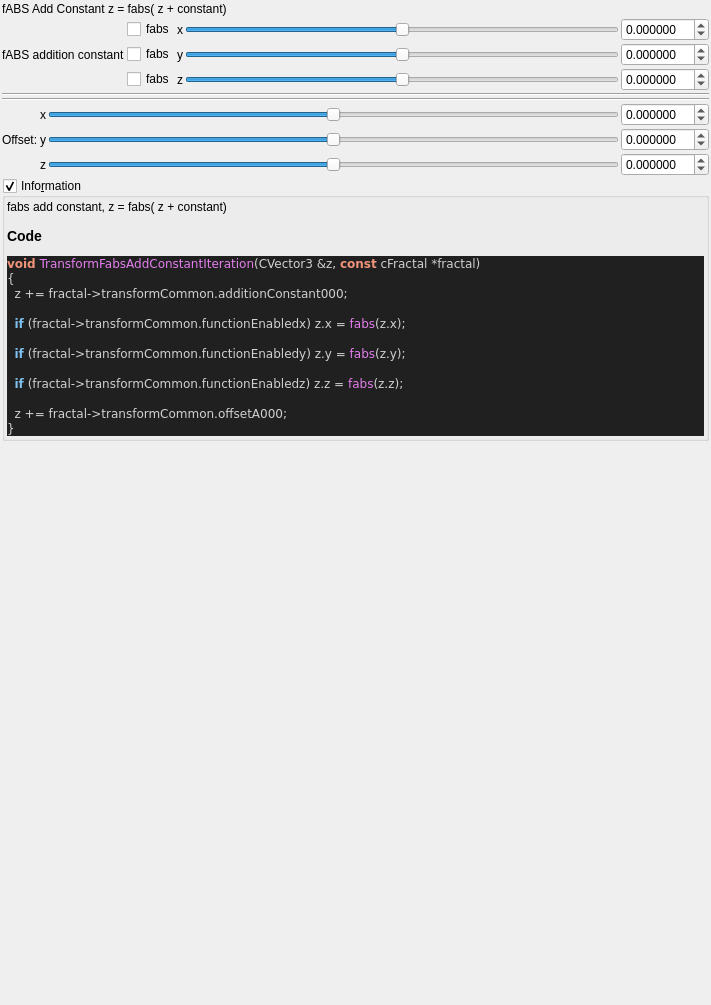
<?xml version="1.0" encoding="UTF-8"?>
<ui version="4.0">
 <class>transf_fabs_add_constant</class>
 <widget class="QWidget" name="Form">
  <property name="geometry">
   <rect>
    <x>0</x>
    <y>0</y>
    <width>711</width>
    <height>1005</height>
   </rect>
  </property>
  <property name="windowTitle">
   <string notr="true">transf_fabs_add_constant</string>
  </property>
  <layout class="QVBoxLayout" name="verticalLayout">
   <property name="spacing">
    <number>2</number>
   </property>
   <property name="leftMargin">
    <number>2</number>
   </property>
   <property name="topMargin">
    <number>2</number>
   </property>
   <property name="rightMargin">
    <number>2</number>
   </property>
   <property name="bottomMargin">
    <number>2</number>
   </property>
   <item>
    <widget class="QLabel" name="label_26">
     <property name="text">
      <string>fABS Add Constant z = fabs( z + constant)</string>
     </property>
    </widget>
   </item>
   <item>
    <layout class="QGridLayout" name="gridLayout_4">
     <property name="spacing">
      <number>2</number>
     </property>
     <item row="1" column="0">
      <widget class="QLabel" name="label_23">
       <property name="text">
        <string>fABS addition constant</string>
       </property>
      </widget>
     </item>
     <item row="0" column="1">
      <widget class="QCheckBox" name="checkBox_transf_function_enabledx">
       <property name="text">
        <string notr="true">fabs</string>
       </property>
      </widget>
     </item>
     <item row="1" column="1">
      <widget class="QCheckBox" name="checkBox_transf_function_enabledy">
       <property name="text">
        <string notr="true">fabs</string>
       </property>
      </widget>
     </item>
     <item row="0" column="4">
      <widget class="MyDoubleSpinBox" name="spinbox3_transf_addition_constant_x">
       <property name="enabled">
        <bool>true</bool>
       </property>
       <property name="sizePolicy">
        <sizepolicy hsizetype="Minimum" vsizetype="Maximum">
         <horstretch>0</horstretch>
         <verstretch>0</verstretch>
        </sizepolicy>
       </property>
       <property name="prefix">
        <string/>
       </property>
       <property name="decimals">
        <number>6</number>
       </property>
       <property name="minimum">
        <double>-99.989999999999995</double>
       </property>
       <property name="singleStep">
        <double>0.100000000000000</double>
       </property>
      </widget>
     </item>
     <item row="2" column="2">
      <widget class="QLabel" name="label_24">
       <property name="text">
        <string notr="true">z</string>
       </property>
      </widget>
     </item>
     <item row="2" column="3">
      <widget class="QSlider" name="slider3_transf_addition_constant_z">
       <property name="enabled">
        <bool>true</bool>
       </property>
       <property name="sizePolicy">
        <sizepolicy hsizetype="Expanding" vsizetype="Maximum">
         <horstretch>0</horstretch>
         <verstretch>0</verstretch>
        </sizepolicy>
       </property>
       <property name="minimum">
        <number>-5000000</number>
       </property>
       <property name="maximum">
        <number>5000000</number>
       </property>
       <property name="orientation">
        <enum>Qt::Horizontal</enum>
       </property>
      </widget>
     </item>
     <item row="0" column="3">
      <widget class="QSlider" name="slider3_transf_addition_constant_x">
       <property name="enabled">
        <bool>true</bool>
       </property>
       <property name="sizePolicy">
        <sizepolicy hsizetype="Expanding" vsizetype="Maximum">
         <horstretch>0</horstretch>
         <verstretch>0</verstretch>
        </sizepolicy>
       </property>
       <property name="minimum">
        <number>-5000000</number>
       </property>
       <property name="maximum">
        <number>5000000</number>
       </property>
       <property name="value">
        <number>0</number>
       </property>
       <property name="sliderPosition">
        <number>0</number>
       </property>
       <property name="orientation">
        <enum>Qt::Horizontal</enum>
       </property>
      </widget>
     </item>
     <item row="2" column="4">
      <widget class="MyDoubleSpinBox" name="spinbox3_transf_addition_constant_z">
       <property name="enabled">
        <bool>true</bool>
       </property>
       <property name="sizePolicy">
        <sizepolicy hsizetype="Minimum" vsizetype="Maximum">
         <horstretch>0</horstretch>
         <verstretch>0</verstretch>
        </sizepolicy>
       </property>
       <property name="decimals">
        <number>6</number>
       </property>
       <property name="minimum">
        <double>-99.989999999999995</double>
       </property>
       <property name="maximum">
        <double>99.989999999999995</double>
       </property>
       <property name="singleStep">
        <double>0.100000000000000</double>
       </property>
      </widget>
     </item>
     <item row="1" column="3">
      <widget class="QSlider" name="slider3_transf_addition_constant_y">
       <property name="enabled">
        <bool>true</bool>
       </property>
       <property name="sizePolicy">
        <sizepolicy hsizetype="Expanding" vsizetype="Maximum">
         <horstretch>0</horstretch>
         <verstretch>0</verstretch>
        </sizepolicy>
       </property>
       <property name="minimum">
        <number>-5000000</number>
       </property>
       <property name="maximum">
        <number>5000000</number>
       </property>
       <property name="orientation">
        <enum>Qt::Horizontal</enum>
       </property>
      </widget>
     </item>
     <item row="1" column="4">
      <widget class="MyDoubleSpinBox" name="spinbox3_transf_addition_constant_y">
       <property name="enabled">
        <bool>true</bool>
       </property>
       <property name="sizePolicy">
        <sizepolicy hsizetype="Minimum" vsizetype="Maximum">
         <horstretch>0</horstretch>
         <verstretch>0</verstretch>
        </sizepolicy>
       </property>
       <property name="decimals">
        <number>6</number>
       </property>
       <property name="minimum">
        <double>-99.989999999999995</double>
       </property>
       <property name="maximum">
        <double>99.989999999999995</double>
       </property>
       <property name="singleStep">
        <double>0.100000000000000</double>
       </property>
      </widget>
     </item>
     <item row="0" column="2">
      <widget class="QLabel" name="label_22">
       <property name="text">
        <string notr="true">x</string>
       </property>
      </widget>
     </item>
     <item row="1" column="2">
      <widget class="QLabel" name="label_25">
       <property name="text">
        <string notr="true">y</string>
       </property>
      </widget>
     </item>
     <item row="2" column="1">
      <widget class="QCheckBox" name="checkBox_transf_function_enabledz">
       <property name="text">
        <string notr="true">fabs</string>
       </property>
      </widget>
     </item>
    </layout>
   </item>
   <item>
    <widget class="Line" name="line_6">
     <property name="orientation">
      <enum>Qt::Horizontal</enum>
     </property>
    </widget>
   </item>
   <item>
    <layout class="QGridLayout" name="gridLayout_63">
     <property name="spacing">
      <number>2</number>
     </property>
     <item row="3" column="1">
      <widget class="QLabel" name="label_125">
       <property name="sizePolicy">
        <sizepolicy hsizetype="Preferred" vsizetype="Preferred">
         <horstretch>0</horstretch>
         <verstretch>0</verstretch>
        </sizepolicy>
       </property>
       <property name="text">
        <string notr="true">z</string>
       </property>
       <property name="alignment">
        <set>Qt::AlignRight|Qt::AlignTrailing|Qt::AlignVCenter</set>
       </property>
      </widget>
     </item>
     <item row="2" column="3">
      <widget class="MyDoubleSpinBox" name="spinbox3_transf_offsetA_000_y">
       <property name="sizePolicy">
        <sizepolicy hsizetype="Minimum" vsizetype="Maximum">
         <horstretch>0</horstretch>
         <verstretch>0</verstretch>
        </sizepolicy>
       </property>
       <property name="prefix">
        <string/>
       </property>
       <property name="suffix">
        <string/>
       </property>
       <property name="decimals">
        <number>6</number>
       </property>
       <property name="minimum">
        <double>-99.989999999999995</double>
       </property>
       <property name="maximum">
        <double>99.989999999999995</double>
       </property>
       <property name="singleStep">
        <double>0.100000000000000</double>
       </property>
      </widget>
     </item>
     <item row="0" column="0" colspan="4">
      <widget class="Line" name="line_53">
       <property name="orientation">
        <enum>Qt::Horizontal</enum>
       </property>
      </widget>
     </item>
     <item row="2" column="2">
      <widget class="QSlider" name="slider3_transf_offsetA_000_y">
       <property name="sizePolicy">
        <sizepolicy hsizetype="Expanding" vsizetype="Maximum">
         <horstretch>0</horstretch>
         <verstretch>0</verstretch>
        </sizepolicy>
       </property>
       <property name="minimum">
        <number>-5000000</number>
       </property>
       <property name="maximum">
        <number>5000000</number>
       </property>
       <property name="singleStep">
        <number>1</number>
       </property>
       <property name="orientation">
        <enum>Qt::Horizontal</enum>
       </property>
      </widget>
     </item>
     <item row="3" column="3">
      <widget class="MyDoubleSpinBox" name="spinbox3_transf_offsetA_000_z">
       <property name="sizePolicy">
        <sizepolicy hsizetype="Minimum" vsizetype="Maximum">
         <horstretch>0</horstretch>
         <verstretch>0</verstretch>
        </sizepolicy>
       </property>
       <property name="prefix">
        <string/>
       </property>
       <property name="suffix">
        <string/>
       </property>
       <property name="decimals">
        <number>6</number>
       </property>
       <property name="minimum">
        <double>-99.989999999999995</double>
       </property>
       <property name="maximum">
        <double>99.989999999999995</double>
       </property>
       <property name="singleStep">
        <double>0.100000000000000</double>
       </property>
      </widget>
     </item>
     <item row="1" column="2">
      <widget class="QSlider" name="slider3_transf_offsetA_000_x">
       <property name="sizePolicy">
        <sizepolicy hsizetype="Preferred" vsizetype="Preferred">
         <horstretch>0</horstretch>
         <verstretch>0</verstretch>
        </sizepolicy>
       </property>
       <property name="minimum">
        <number>-5000000</number>
       </property>
       <property name="maximum">
        <number>5000000</number>
       </property>
       <property name="singleStep">
        <number>1</number>
       </property>
       <property name="orientation">
        <enum>Qt::Horizontal</enum>
       </property>
      </widget>
     </item>
     <item row="3" column="2">
      <widget class="QSlider" name="slider3_transf_offsetA_000_z">
       <property name="sizePolicy">
        <sizepolicy hsizetype="Expanding" vsizetype="Maximum">
         <horstretch>0</horstretch>
         <verstretch>0</verstretch>
        </sizepolicy>
       </property>
       <property name="minimum">
        <number>-5000000</number>
       </property>
       <property name="maximum">
        <number>5000000</number>
       </property>
       <property name="singleStep">
        <number>1</number>
       </property>
       <property name="orientation">
        <enum>Qt::Horizontal</enum>
       </property>
      </widget>
     </item>
     <item row="2" column="0">
      <widget class="QLabel" name="label_259">
       <property name="text">
        <string>Offset:</string>
       </property>
      </widget>
     </item>
     <item row="1" column="1">
      <widget class="QLabel" name="label_118">
       <property name="sizePolicy">
        <sizepolicy hsizetype="Preferred" vsizetype="Preferred">
         <horstretch>0</horstretch>
         <verstretch>0</verstretch>
        </sizepolicy>
       </property>
       <property name="text">
        <string notr="true">x</string>
       </property>
       <property name="alignment">
        <set>Qt::AlignRight|Qt::AlignTrailing|Qt::AlignVCenter</set>
       </property>
      </widget>
     </item>
     <item row="2" column="1">
      <widget class="QLabel" name="label_119">
       <property name="sizePolicy">
        <sizepolicy hsizetype="Preferred" vsizetype="Preferred">
         <horstretch>0</horstretch>
         <verstretch>0</verstretch>
        </sizepolicy>
       </property>
       <property name="text">
        <string notr="true">y</string>
       </property>
       <property name="alignment">
        <set>Qt::AlignRight|Qt::AlignTrailing|Qt::AlignVCenter</set>
       </property>
      </widget>
     </item>
     <item row="1" column="3">
      <widget class="MyDoubleSpinBox" name="spinbox3_transf_offsetA_000_x">
       <property name="sizePolicy">
        <sizepolicy hsizetype="Minimum" vsizetype="Maximum">
         <horstretch>0</horstretch>
         <verstretch>0</verstretch>
        </sizepolicy>
       </property>
       <property name="prefix">
        <string/>
       </property>
       <property name="suffix">
        <string/>
       </property>
       <property name="decimals">
        <number>6</number>
       </property>
       <property name="minimum">
        <double>-99.989999999999995</double>
       </property>
       <property name="maximum">
        <double>99.989999999999995</double>
       </property>
       <property name="singleStep">
        <double>0.100000000000000</double>
       </property>
      </widget>
     </item>
    </layout>
   </item>
   <item>
    <widget class="MyGroupBox" name="groupCheck_info">
     <property name="title">
      <string>Info&amp;rmation</string>
     </property>
     <property name="flat">
      <bool>false</bool>
     </property>
     <property name="checkable">
      <bool>true</bool>
     </property>
     <layout class="QVBoxLayout" name="verticalLayout_2">
      <property name="spacing">
       <number>2</number>
      </property>
      <property name="leftMargin">
       <number>2</number>
      </property>
      <property name="topMargin">
       <number>2</number>
      </property>
      <property name="rightMargin">
       <number>2</number>
      </property>
      <property name="bottomMargin">
       <number>2</number>
      </property>
      <item>
       <widget class="QLabel" name="label_code_content">
        <property name="text">
         <string notr="true">&lt;p&gt;fabs add  constant,  z = fabs( z + constant)&lt;/p&gt;&lt;table&gt;
&lt;/table&gt;
&lt;h3&gt;Code&lt;/h3&gt;
&lt;body style=&quot;background-color:#202020&quot;&gt;
&lt;pre style=&quot;color:#d0d0d0; background-color:#202020;  font-family:'Courier New',monospace;&quot;&gt;&lt;span style=&quot;color:#f09479; font-weight:bold&quot;&gt;void&lt;/span&gt; &lt;span style=&quot;color:#e47eed&quot;&gt;TransformFabsAddConstantIteration&lt;/span&gt;&lt;span style=&quot;color:#d0d0d0&quot;&gt;(&lt;/span&gt;CVector3 &lt;span style=&quot;color:#d0d0d0&quot;&gt;&amp;amp;&lt;/span&gt;z&lt;span style=&quot;color:#d0d0d0&quot;&gt;,&lt;/span&gt; &lt;span style=&quot;color:#f09479; font-weight:bold&quot;&gt;const&lt;/span&gt; cFractal &lt;span style=&quot;color:#d0d0d0&quot;&gt;*&lt;/span&gt;fractal&lt;span style=&quot;color:#d0d0d0&quot;&gt;)&lt;/span&gt;
&lt;span style=&quot;color:#d0d0d0&quot;&gt;{&lt;/span&gt;
  z &lt;span style=&quot;color:#d0d0d0&quot;&gt;+=&lt;/span&gt; fractal&lt;span style=&quot;color:#d0d0d0&quot;&gt;-&amp;gt;&lt;/span&gt;transformCommon&lt;span style=&quot;color:#d0d0d0&quot;&gt;.&lt;/span&gt;additionConstant000&lt;span style=&quot;color:#d0d0d0&quot;&gt;;&lt;/span&gt;

  &lt;span style=&quot;color:#7ec0ee; font-weight:bold&quot;&gt;if&lt;/span&gt; &lt;span style=&quot;color:#d0d0d0&quot;&gt;(&lt;/span&gt;fractal&lt;span style=&quot;color:#d0d0d0&quot;&gt;-&amp;gt;&lt;/span&gt;transformCommon&lt;span style=&quot;color:#d0d0d0&quot;&gt;.&lt;/span&gt;functionEnabledx&lt;span style=&quot;color:#d0d0d0&quot;&gt;)&lt;/span&gt; z&lt;span style=&quot;color:#d0d0d0&quot;&gt;.&lt;/span&gt;x &lt;span style=&quot;color:#d0d0d0&quot;&gt;=&lt;/span&gt; &lt;span style=&quot;color:#e47eed&quot;&gt;fabs&lt;/span&gt;&lt;span style=&quot;color:#d0d0d0&quot;&gt;(&lt;/span&gt;z&lt;span style=&quot;color:#d0d0d0&quot;&gt;.&lt;/span&gt;x&lt;span style=&quot;color:#d0d0d0&quot;&gt;);&lt;/span&gt;

  &lt;span style=&quot;color:#7ec0ee; font-weight:bold&quot;&gt;if&lt;/span&gt; &lt;span style=&quot;color:#d0d0d0&quot;&gt;(&lt;/span&gt;fractal&lt;span style=&quot;color:#d0d0d0&quot;&gt;-&amp;gt;&lt;/span&gt;transformCommon&lt;span style=&quot;color:#d0d0d0&quot;&gt;.&lt;/span&gt;functionEnabledy&lt;span style=&quot;color:#d0d0d0&quot;&gt;)&lt;/span&gt; z&lt;span style=&quot;color:#d0d0d0&quot;&gt;.&lt;/span&gt;y &lt;span style=&quot;color:#d0d0d0&quot;&gt;=&lt;/span&gt; &lt;span style=&quot;color:#e47eed&quot;&gt;fabs&lt;/span&gt;&lt;span style=&quot;color:#d0d0d0&quot;&gt;(&lt;/span&gt;z&lt;span style=&quot;color:#d0d0d0&quot;&gt;.&lt;/span&gt;y&lt;span style=&quot;color:#d0d0d0&quot;&gt;);&lt;/span&gt;

  &lt;span style=&quot;color:#7ec0ee; font-weight:bold&quot;&gt;if&lt;/span&gt; &lt;span style=&quot;color:#d0d0d0&quot;&gt;(&lt;/span&gt;fractal&lt;span style=&quot;color:#d0d0d0&quot;&gt;-&amp;gt;&lt;/span&gt;transformCommon&lt;span style=&quot;color:#d0d0d0&quot;&gt;.&lt;/span&gt;functionEnabledz&lt;span style=&quot;color:#d0d0d0&quot;&gt;)&lt;/span&gt; z&lt;span style=&quot;color:#d0d0d0&quot;&gt;.&lt;/span&gt;z &lt;span style=&quot;color:#d0d0d0&quot;&gt;=&lt;/span&gt; &lt;span style=&quot;color:#e47eed&quot;&gt;fabs&lt;/span&gt;&lt;span style=&quot;color:#d0d0d0&quot;&gt;(&lt;/span&gt;z&lt;span style=&quot;color:#d0d0d0&quot;&gt;.&lt;/span&gt;z&lt;span style=&quot;color:#d0d0d0&quot;&gt;);&lt;/span&gt;

  z &lt;span style=&quot;color:#d0d0d0&quot;&gt;+=&lt;/span&gt; fractal&lt;span style=&quot;color:#d0d0d0&quot;&gt;-&amp;gt;&lt;/span&gt;transformCommon&lt;span style=&quot;color:#d0d0d0&quot;&gt;.&lt;/span&gt;offsetA000&lt;span style=&quot;color:#d0d0d0&quot;&gt;;&lt;/span&gt;
&lt;span style=&quot;color:#d0d0d0&quot;&gt;}&lt;/span&gt;
&lt;/pre&gt;
&lt;/body&gt;</string>
        </property>
        <property name="wordWrap">
         <bool>true</bool>
        </property>
        <property name="openExternalLinks">
         <bool>true</bool>
        </property>
        <property name="textInteractionFlags">
         <set>Qt::LinksAccessibleByMouse|Qt::TextSelectableByMouse</set>
        </property>
       </widget>
      </item>
     </layout>
    </widget>
   </item>
   <item>
    <spacer name="verticalSpacer">
     <property name="orientation">
      <enum>Qt::Vertical</enum>
     </property>
     <property name="sizeHint" stdset="0">
      <size>
       <width>20</width>
       <height>40</height>
      </size>
     </property>
    </spacer>
   </item>
  </layout>
 </widget>
 <customwidgets>
  <customwidget>
   <class>MyDoubleSpinBox</class>
   <extends>QDoubleSpinBox</extends>
   <header>my_double_spin_box.h</header>
  </customwidget>
  <customwidget>
   <class>MyGroupBox</class>
   <extends>QGroupBox</extends>
   <header>my_group_box.h</header>
   <container>1</container>
  </customwidget>
 </customwidgets>
 <resources/>
 <connections/>
</ui>
